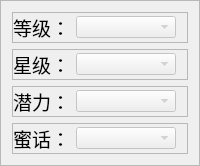
                     <widget class="QFrame" name="frame_3">
                      <property name="sizePolicy">
                       <sizepolicy hsizetype="Expanding" vsizetype="Preferred">
                        <horstretch>1</horstretch>
                        <verstretch>0</verstretch>
                       </sizepolicy>
                      </property>
                      <property name="frameShape">
                       <enum>QFrame::StyledPanel</enum>
                      </property>
                      <property name="frameShadow">
                       <enum>QFrame::Raised</enum>
                      </property>
                      <layout class="QVBoxLayout" name="verticalLayout_9">
                       <item>
                        <widget class="QFrame" name="frame_11">
                         <property name="sizePolicy">
                          <sizepolicy hsizetype="Preferred" vsizetype="Expanding">
                           <horstretch>0</horstretch>
                           <verstretch>1</verstretch>
                          </sizepolicy>
                         </property>
                         <property name="frameShape">
                          <enum>QFrame::StyledPanel</enum>
                         </property>
                         <property name="frameShadow">
                          <enum>QFrame::Raised</enum>
                         </property>
                         <layout class="QHBoxLayout" name="horizontalLayout_16">
                          <property name="leftMargin">
                           <number>0</number>
                          </property>
                          <property name="topMargin">
                           <number>0</number>
                          </property>
                          <property name="rightMargin">
                           <number>11</number>
                          </property>
                          <property name="bottomMargin">
                           <number>0</number>
                          </property>
                          <item>
                           <widget class="QLabel" name="label_8">
                            <property name="sizePolicy">
                             <sizepolicy hsizetype="Preferred" vsizetype="Preferred">
                              <horstretch>0</horstretch>
                              <verstretch>0</verstretch>
                             </sizepolicy>
                            </property>
                            <property name="font">
                             <font>
                              <family>思源宋体 CN</family>
                              <pointsize>14</pointsize>
                              <weight>50</weight>
                              <italic>false</italic>
                              <bold>false</bold>
                             </font>
                            </property>
                            <property name="text">
                             <string>等级：</string>
                            </property>
                           </widget>
                          </item>
                          <item>
                           <widget class="QComboBox" name="lvComboBox">
                            <property name="enabled">
                             <bool>false</bool>
                            </property>
                            <property name="sizePolicy">
                             <sizepolicy hsizetype="Expanding" vsizetype="Fixed">
                              <horstretch>0</horstretch>
                              <verstretch>0</verstretch>
                             </sizepolicy>
                            </property>
                           </widget>
                          </item>
                         </layout>
                        </widget>
                       </item>
                       <item>
                        <widget class="QFrame" name="frame_14">
                         <property name="sizePolicy">
                          <sizepolicy hsizetype="Preferred" vsizetype="Expanding">
                           <horstretch>0</horstretch>
                           <verstretch>1</verstretch>
                          </sizepolicy>
                         </property>
                         <property name="frameShape">
                          <enum>QFrame::StyledPanel</enum>
                         </property>
                         <property name="frameShadow">
                          <enum>QFrame::Raised</enum>
                         </property>
                         <layout class="QHBoxLayout" name="horizontalLayout_19">
                          <property name="leftMargin">
                           <number>0</number>
                          </property>
                          <property name="topMargin">
                           <number>0</number>
                          </property>
                          <property name="rightMargin">
                           <number>11</number>
                          </property>
                          <property name="bottomMargin">
                           <number>0</number>
                          </property>
                          <item>
                           <widget class="QLabel" name="label_11">
                            <property name="sizePolicy">
                             <sizepolicy hsizetype="Preferred" vsizetype="Preferred">
                              <horstretch>0</horstretch>
                              <verstretch>0</verstretch>
                             </sizepolicy>
                            </property>
                            <property name="font">
                             <font>
                              <family>思源宋体 CN</family>
                              <pointsize>14</pointsize>
                              <weight>50</weight>
                              <italic>false</italic>
                              <bold>false</bold>
                             </font>
                            </property>
                            <property name="text">
                             <string>星级：</string>
                            </property>
                           </widget>
                          </item>
                          <item>
                           <widget class="QComboBox" name="starComboBox">
                            <property name="enabled">
                             <bool>false</bool>
                            </property>
                            <property name="sizePolicy">
                             <sizepolicy hsizetype="Expanding" vsizetype="Fixed">
                              <horstretch>0</horstretch>
                              <verstretch>0</verstretch>
                             </sizepolicy>
                            </property>
                            <property name="toolTip">
                             <string>&lt;html&gt;&lt;head/&gt;&lt;body&gt;&lt;p&gt;卡牌的星级，会影响被动技能&lt;/p&gt;&lt;/body&gt;&lt;/html&gt;</string>
                            </property>
                           </widget>
                          </item>
                         </layout>
                        </widget>
                       </item>
                       <item>
                        <widget class="QFrame" name="frame_12">
                         <property name="sizePolicy">
                          <sizepolicy hsizetype="Preferred" vsizetype="Expanding">
                           <horstretch>0</horstretch>
                           <verstretch>1</verstretch>
                          </sizepolicy>
                         </property>
                         <property name="frameShape">
                          <enum>QFrame::StyledPanel</enum>
                         </property>
                         <property name="frameShadow">
                          <enum>QFrame::Raised</enum>
                         </property>
                         <layout class="QHBoxLayout" name="horizontalLayout_17">
                          <property name="leftMargin">
                           <number>0</number>
                          </property>
                          <property name="topMargin">
                           <number>0</number>
                          </property>
                          <property name="rightMargin">
                           <number>11</number>
                          </property>
                          <property name="bottomMargin">
                           <number>0</number>
                          </property>
                          <item>
                           <widget class="QLabel" name="label_9">
                            <property name="sizePolicy">
                             <sizepolicy hsizetype="Preferred" vsizetype="Preferred">
                              <horstretch>0</horstretch>
                              <verstretch>0</verstretch>
                             </sizepolicy>
                            </property>
                            <property name="font">
                             <font>
                              <family>思源宋体 CN</family>
                              <pointsize>14</pointsize>
                              <weight>50</weight>
                              <italic>false</italic>
                              <bold>false</bold>
                             </font>
                            </property>
                            <property name="text">
                             <string>潜力：</string>
                            </property>
                           </widget>
                          </item>
                          <item>
                           <widget class="QComboBox" name="tierComboBox">
                            <property name="enabled">
                             <bool>false</bool>
                            </property>
                            <property name="sizePolicy">
                             <sizepolicy hsizetype="Expanding" vsizetype="Fixed">
                              <horstretch>0</horstretch>
                              <verstretch>0</verstretch>
                             </sizepolicy>
                            </property>
                            <property name="toolTip">
                             <string>&lt;html&gt;&lt;head/&gt;&lt;body&gt;&lt;p&gt;卡牌的潜力等级，6潜是点满6级潜力，会影响被动技能&lt;/p&gt;&lt;/body&gt;&lt;/html&gt;</string>
                            </property>
                           </widget>
                          </item>
                         </layout>
                        </widget>
                       </item>
                       <item>
                        <widget class="QFrame" name="frame_13">
                         <property name="sizePolicy">
                          <sizepolicy hsizetype="Preferred" vsizetype="Expanding">
                           <horstretch>0</horstretch>
                           <verstretch>1</verstretch>
                          </sizepolicy>
                         </property>
                         <property name="frameShape">
                          <enum>QFrame::StyledPanel</enum>
                         </property>
                         <property name="frameShadow">
                          <enum>QFrame::Raised</enum>
                         </property>
                         <layout class="QHBoxLayout" name="horizontalLayout_18">
                          <property name="leftMargin">
                           <number>0</number>
                          </property>
                          <property name="topMargin">
                           <number>0</number>
                          </property>
                          <property name="rightMargin">
                           <number>11</number>
                          </property>
                          <property name="bottomMargin">
                           <number>0</number>
                          </property>
                          <item>
                           <widget class="QLabel" name="label_10">
                            <property name="sizePolicy">
                             <sizepolicy hsizetype="Preferred" vsizetype="Preferred">
                              <horstretch>0</horstretch>
                              <verstretch>0</verstretch>
                             </sizepolicy>
                            </property>
                            <property name="font">
                             <font>
                              <family>思源宋体 CN</family>
                              <pointsize>14</pointsize>
                              <weight>50</weight>
                              <italic>false</italic>
                              <bold>false</bold>
                             </font>
                            </property>
                            <property name="text">
                             <string>蜜话：</string>
                            </property>
                           </widget>
                          </item>
                          <item>
                           <widget class="QComboBox" name="bondComboBox">
                            <property name="enabled">
                             <bool>false</bool>
                            </property>
                            <property name="sizePolicy">
                             <sizepolicy hsizetype="Expanding" vsizetype="Fixed">
                              <horstretch>0</horstretch>
                              <verstretch>0</verstretch>
                             </sizepolicy>
                            </property>
                           </widget>
                          </item>
                         </layout>
                        </widget>
                       </item>
                      </layout>
                     </widget>
